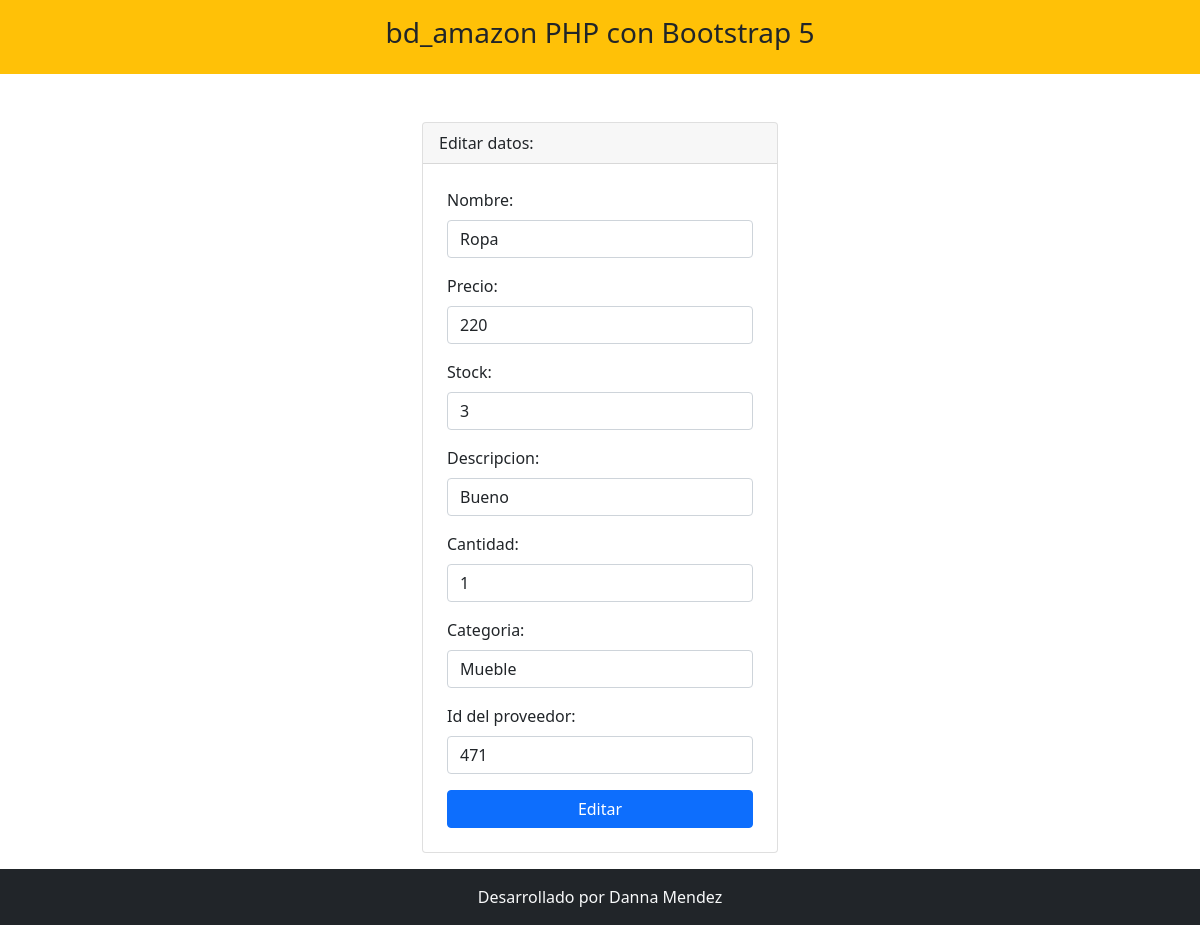
Page /editar.php?id_producto=2 on the committed database.
### tables this page shows
CREATE TABLE `productos` (
  `id_producto` int(11) NOT NULL,
  `nombre` varchar(100) DEFAULT NULL,
  `precio` int(11) DEFAULT NULL,
  `stock` int(70) DEFAULT NULL,
  `descripcion` varchar(255) NOT NULL,
  `cantidad` int(10) NOT NULL,
  `categoria` varchar(255) NOT NULL,
  `id_proveedor` int(10) NOT NULL
);

### editar.php (the view, shortened to what this page needs)
<?php include 'template/header.php' ?>
<?php
    include_once 'model/conexion.php';
    $id_producto = $_GET['id_producto'];
    $sentencia = $bd->prepare("select * from productos where id_producto = ?;");
    $sentencia->execute([$id_producto]);
    $productos = $sentencia->fetch(PDO::FETCH_OBJ);
?>
<div class="container mt-5">
    <div class="row justify-content-center">
        <div class="col-md-4">
            <div class="card">
                <div class="card-header">
                    Editar datos:
                </div>
                <form class="p-4" method="POST" action="editarProceso.php">
                    <div class="mb-3">
                        <label class="form-label">Nombre: </label>
                        <input type="text" class="form-control" name="txtNombre" required
                        value="<?php echo $productos->nombre; ?>">
                    </div>
                    <div class="mb-3">
                        <label class="form-label">Precio: </label>
                        <input type="number" class="form-control" name="txtprecio" autofocus required
                        value="<?php echo $productos->precio; ?>">
                    </div>
                    <div class="mb-3">
                        <label class="form-label">Stock: </label>
                        <input type="number" class="form-control" name="txtstock" autofocus required
                        value="<?php echo $productos->stock; ?>">
                    </div>
                    <div class="mb-3">
                        <label class="form-label">Descripcion: </label>
                        <input type="text" class="form-control" name="txtDesc" autofocus required
                        value="<?php echo $productos->descripcion; ?>">
                    </div>
                    <div class="mb-3">
                        <label class="form-label">Cantidad: </label>
                        <input type="number" class="form-control" name="txtCant" autofocus required
                        value="<?php echo $productos->cantidad; ?>">
                    </div>
                    <div class="mb-3">
                        <label class="form-label">Categoria: </label>
                        <input type="text" class="form-control" name="txtCat" autofocus required
                        value="<?php echo $productos->categoria; ?>">
                    </div>
                    <div class="mb-3">
                        <label class="form-label">Id del proveedor: </label>
                        <input type="number" class="form-control" name="txtProv" autofocus required
                        value="<?php echo $productos->id_proveedor; ?>">
                    </div>
                    <div class="d-grid">
                        <input type="submit" class="btn btn-primary" value="Editar">
                    </div>
                </form>
            </div>
        </div>
    </div>
</div>
<?php include 'template/footer.php' ?>

### rows in the picture
productos: txtNombre "Ropa", txtprecio "220", txtstock "3", txtDesc "Bueno", txtCant "1", txtCat "Mueble", txtProv "471"
